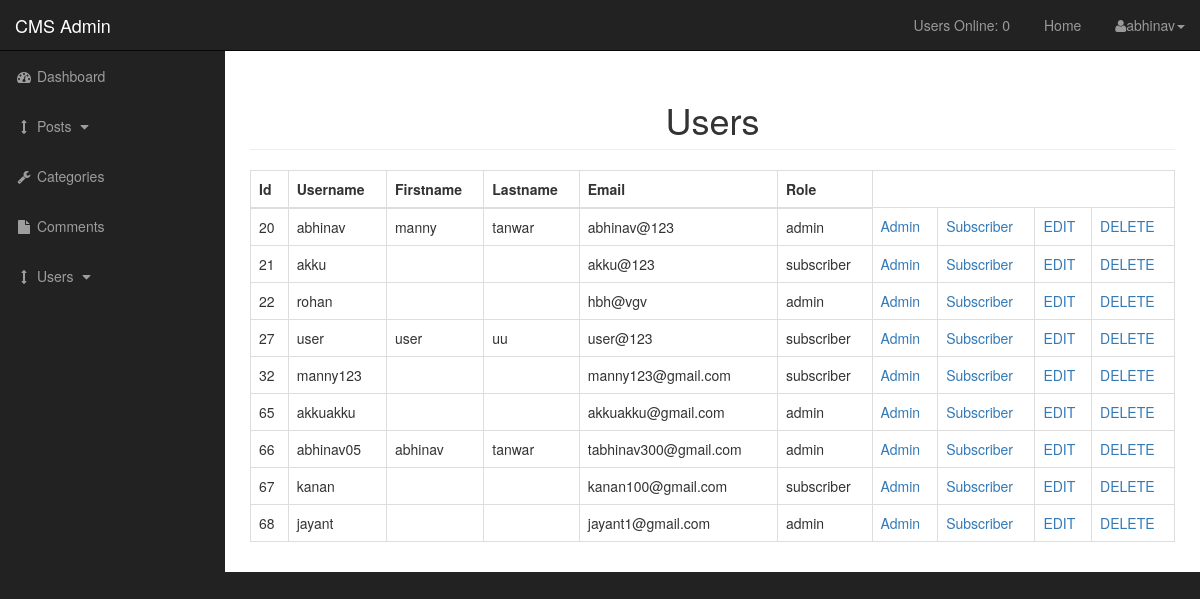
Page /admin/users.php (signed in) on the committed database.
### tables this page shows
CREATE TABLE `users` (
  `user_id` int(3) NOT NULL,
  `username` varchar(255) NOT NULL,
  `user_password` varchar(255) NOT NULL,
  `user_firstname` varchar(255) NOT NULL,
  `user_lastname` varchar(255) NOT NULL,
  `user_email` varchar(255) NOT NULL,
  `user_image` text NOT NULL,
  `user_role` varchar(255) NOT NULL
);

### admin/includes/view_all_users.php (the view, shortened to what this page needs)
<table class="table table-bordered table-hover">
    <thead>
        <tr>
            <th>Id</th>
            <th>Username</th>
            <th>Firstname</th>
            <th>Lastname</th>
            <th>Email</th>
            <th>Role</th>
        </tr>
    </thead>
    <tbody>
        <?php
        $query = "SELECT * FROM users";
        $select_users = mysqli_query($connection, $query);
        while ($row = mysqli_fetch_assoc($select_users)) {
            $user_id = $row['user_id'];
            $username = $row['username'];
            $user_firstname = $row['user_firstname'];
            $user_lastname = $row['user_lastname'];
            $user_email = $row['user_email'];
            $user_role = $row['user_role'];
            echo "<tr>";
            echo "<td>{$user_id}</td>";
            echo "<td>{$username}</td>";
            echo "<td>{$user_firstname}</td>";
            echo "<td>{$user_lastname}</td>";
            echo "<td>{$user_email}</td>";
            echo "<td>{$user_role}</td>";
            echo "<td><a href ='users.php?change_to_admin={$user_id}'>Admin</a></td>";
            echo "<td><a href ='users.php?change_to_subscriber={$user_id}'>Subscriber</a></td>";
            echo "<td><a href ='users.php?source=edit_user&u_id={$user_id}'>EDIT</a></td>";
            echo "<td><a rel='$user_id' href ='javascript:void(0)' class='delete_link'>DELETE</a></td>";
        }
        ?>
    </tbody>
</table>

### admin/css/sb-admin.css (style rules this page uses)
body { margin-top: 100px; background-color: #222; }
@media (min-width:768px) { body { margin-top: 50px; } }

### rows in the picture
users: user_id "20", username "abhinav", user_firstname "manny", user_lastname "tanwar", user_email "abhinav@123", user_role "admin"
users: user_id "21", username "akku", user_email "akku@123", user_role "subscriber"
users: user_id "22", username "rohan", user_email "hbh@vgv", user_role "admin"
users: user_id "27", username "user", user_firstname "user", user_lastname "uu", user_email "user@123", user_role "subscriber"
users: user_id "32", username "manny123", user_email "manny123@gmail.com", user_role "subscriber"
users: user_id "65", username "akkuakku", user_email "akkuakku@gmail.com", user_role "admin"
users: user_id "66", username "abhinav05", user_firstname "abhinav", user_lastname "tanwar", user_email "tabhinav300@gmail.com", user_role "admin"
users: user_id "67", username "kanan", user_email "kanan100@gmail.com", user_role "subscriber"
users: user_id "68", username "jayant", user_email "jayant1@gmail.com", user_role "admin"

### other values in the picture
users_online() "0"
$_SESSION['username'] "abhinav"
